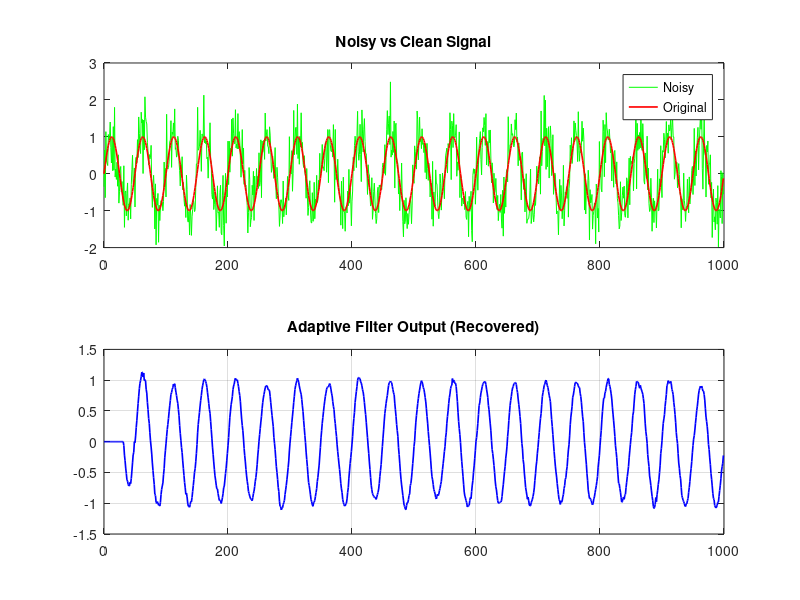
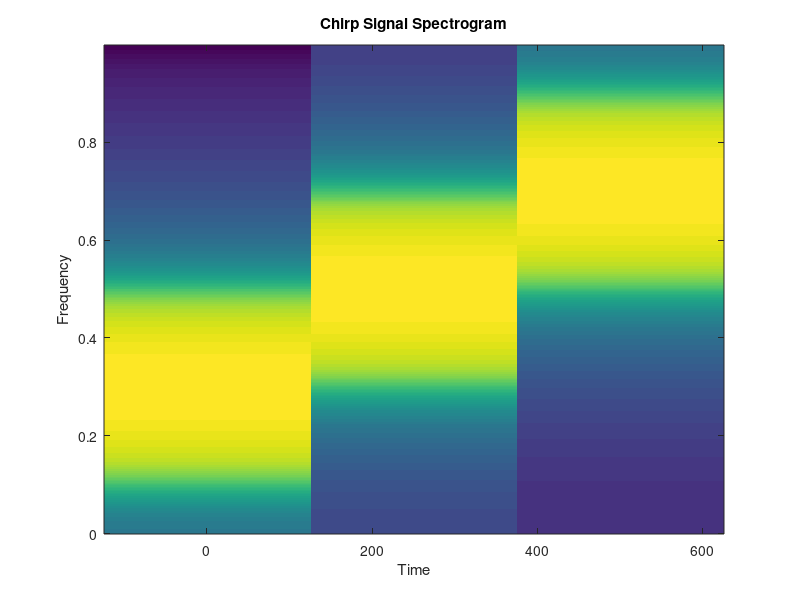

Source code (MATLAB) for these figures, in order: (Note: this script raises an error after producing the figures.)
% 10_signal_processing_adaptive.m
% UniLab Signal Processing: Adaptive Filters & Spectral Analysis

clear all;
close all;
clc;

disp('📡 UniLab Signal Processing Studio');
disp('===================================');

%% 1. LMS Adaptive Noise Cancellation
disp('--- 1. LMS Adaptive Filter ---');
N_s = 1000;
t_v = (0:N_s-1)';
s_c = sin(2*pi*0.02*t_v); 
n_n = 0.5 * randn(N_s, 1); 
x_n = s_c + n_n; 

L_f = 32; 
w_w = zeros(L_f, 1);
mu_s = 0.01; 
y_o = zeros(N_s, 1);
e_e = zeros(N_s, 1);

for i = L_f:N_s
    x_sub = x_n(i:-1:i-L_f+1);
    % explicitly flatten vectors for dot product
    xv = x_sub(:);
    y_o(i) = w_w' * xv; 
    e_e(i) = s_c(i) - y_o(i); 
    w_w = w_w + 2 * mu_s * e_e(i) * xv;
end

figure;
subplot(2, 1, 1);
plot(t_v, x_n, 'g', t_v, s_c, 'r', 'LineWidth', 1.2);
title('Noisy vs Clean Signal'); legend('Noisy', 'Original');
subplot(2, 1, 2);
plot(t_v, y_o, 'b', 'LineWidth', 1.2);
title('Adaptive Filter Output (Recovered)');
grid on;

%% 2. Spectral Analysis (Spectrogram)
disp(' ');
disp('--- 2. Time-Frequency Analysis ---');
Fs_v = 1000.0;
t_s = 0:1/Fs_v:2;
f_i = 50 + 100*t_s; 
sig_c = sin(2*pi*f_i.*t_s);

figure;
specgram(sig_c, Fs_v);
title('Chirp Signal Spectrogram');

%% 3. Interactive Signal Simulator
disp(' ');
disp('--- 3. Real-time Filter Tuning ---');

function sn = filt_step(sc, p)
    sn = sc;
    dt = 1.0/p.Fs;
    t_n = size(sc.h, 1) * dt;
    val = sin(2.0*pi*sc.f*t_n) + 0.5*randn();
    sn.h = [sc.h; val];
    if size(sn.h, 1) > 200, sn.h = sn.h(end-199:end); end
    sn.f = sc.f + 0.1 * randn();
end

function filt_draw(ax, s)
    plot(ax, s.h, 'b-');
    title(ax, ['Signal (f \approx ', num2str(s.f), ' Hz)']);
    grid(ax, 'on');
end

st_sig = struct('f', 10.0, 'h', []);
simulate('algorithm', 'step', @filt_step, 'draw', @filt_draw, 'state', st_sig, 'Fs', 1000);

disp('Signal Processing Studio Complete.');
